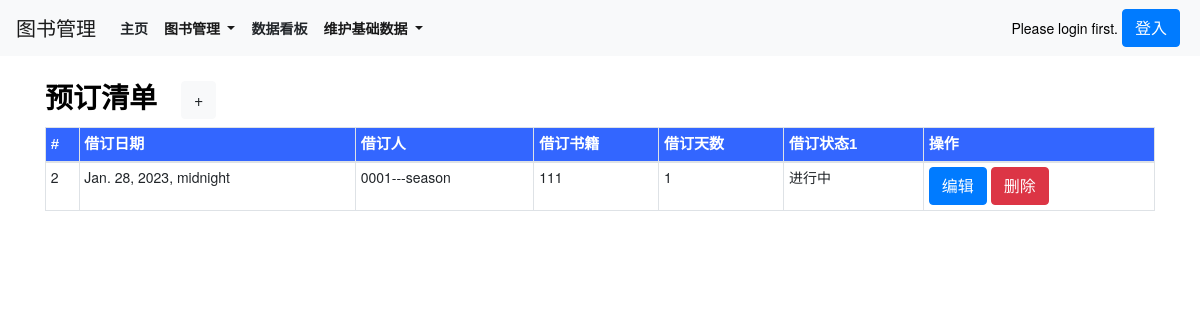
Page /theBorrowlist_show/ on the earlier database version.
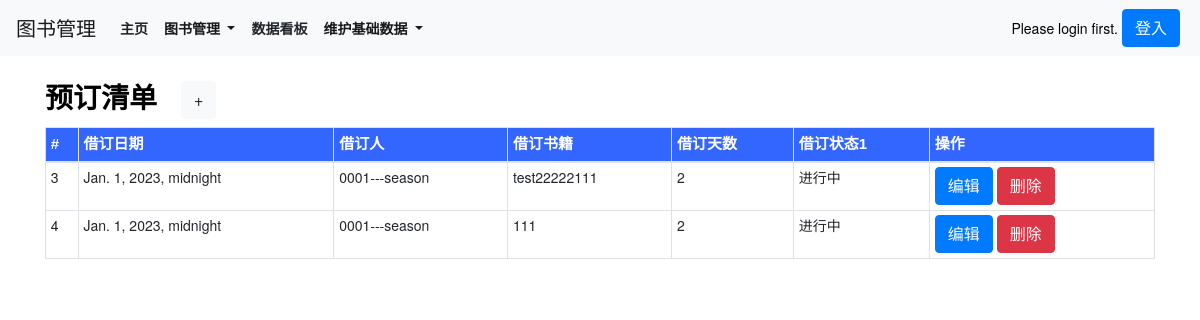
Same page on the later database version.
### book/models.py (models this page shows, shortened)
class theBorrow(models.Model):
    boid = models.AutoField(primary_key=True)
    theBorrow_datetime = models.DateTimeField(max_length=500,verbose_name=('借订日期'))
    theBorrow_theUser = models.ForeignKey(theUser,on_delete=models.CASCADE,related_name='borrow_theUser',blank=True, null=True,)
    theBorrow_theBook = models.ForeignKey(theBook,on_delete=models.CASCADE,related_name='borrow_theBook')
    theBorrow_duration = models.IntegerField(verbose_name=('借订天数'),blank=True, null=True,)
    theBorrow_status1 = models.CharField(max_length=500, choices=THEBORROWSTATUS_TYPE, verbose_name=('借订状态1'))
    theBorrow_status2 = models.CharField(max_length=500,verbose_name=('借订状态2'),blank=True, null=True,)
    theBorrow_status3 = models.CharField(max_length=500,verbose_name=('借订状态3'),blank=True, null=True,)
    class Meta:
        verbose_name = ('借订')
        verbose_name_plural = ('借订')

class theUser(models.Model):
    uid = models.AutoField(primary_key=True)
    theUser_id = models.CharField(max_length=500,verbose_name=('用户ID'),)
    theUser_name = models.CharField(max_length=500,verbose_name=('用户名称'))
    theUser_logo = models.ImageField(max_length=500, blank=True, null=True, verbose_name=('用户LOGO'),upload_to='images')
    theUser_password = models.CharField(max_length=500,verbose_name=('用户密码'))
    theUser_phone = models.CharField(max_length=500,verbose_name=('用户电话'))
    theUser_status1 = models.CharField(max_length=500,verbose_name=('用户状态1'),choices=THEUSERSTATUS_TYPE)
    theUser_status2 = models.CharField(max_length=500,verbose_name=('用户状态2'),blank=True, null=True,)
    theUser_status3 = models.CharField(max_length=500,verbose_name=('用户状态3'),blank=True, null=True,)
    class Meta:
        verbose_name = ('自定义用户')
        verbose_name_plural = ('自定义用户')
    def __str__(self):
        return str(self.theUser_id) + '---' + str(self.theUser_name)

class theBook(models.Model):
    bid = models.AutoField(primary_key=True)
    theBook_name = models.CharField(max_length=500,verbose_name=('图书名称'),)
    theBook_location = models.ForeignKey(location,blank=True, null=True, on_delete=models.CASCADE,related_name='Book_location')
    theBook_type = models.CharField(max_length=500, verbose_name=('电子书/纸质书'),choices=THEBOOK_TYPE,)
    theBook_category = models.ForeignKey(category,blank=True, null=True, on_delete=models.CASCADE,related_name='Book_category')
    theBook_logo = models.ImageField(max_length=500, verbose_name=('图书照片1'),upload_to='images/')
    theBook_attachment = models.FileField(max_length=10000,verbose_name=('图书附件(备用)'),blank=True, null=True,upload_to='file')
    theBook_status1 = models.CharField(max_length=500,verbose_name=('图书状态1'),choices=THESTATUS_TYPE,)
    theBook_status2 = models.CharField(max_length=500,verbose_name=('图书状态2(备用)'),blank=True, null=True,)
    theBook_status3 = models.CharField(max_length=500,verbose_name=('图书状态3(备用)'),blank=True, null=True,)
    theBook_id = models.CharField(max_length=500,verbose_name=('图书编号(备用)'),)
    theBook_information1 = models.TextField(max_length=10000,verbose_name=('图书信息1'),blank=True, null=True,)
    theBook_information2 = models.TextField(max_length=10000,verbose_name=('图书信息2(备用)'),blank=True, null=True,)
    theBook_information3 = models.TextField(max_length=10000,verbose_name=('图书信息3(备用)'),blank=True, null=True,)
    theBook_information4 = models.TextField(max_length=10000,verbose_name=('图书信息4(备用)'),blank=True, null=True,)
    theBook_information5 = models.TextField(max_length=10000,verbose_name=('图书信息5(备用)'),blank=True, null=True,)
    class Meta:
        verbose_name = ('图书')
        verbose_name_plural = ('图书')
    def __str__(self):
        return str(self.theBook_name)

### book/views.py (the view)
# urls.py: path('theBorrowlist_show/', views.theBorrowlist_show, name='theBorrowlist_show'),
def theBorrowlist_show(request):
    theBorrowlist = theBorrow.objects.all()
    context = {
        'theBorrowlist':theBorrowlist,
    }
    return render(request,'theBorrowlist_show.html',context)

### templates/theBorrowlist_show.html (shortened to what this page needs)
{% extends 'base.html' %}
{% load static %}
{% block body_block %}
<div class="container">
    <div class="row py-4 align-items-center">
        <div class="col-lg-12 col-md-12 mt-0 table-responsive"  style="background-color: #fff;">
            <h3 class="font-weight-bold">预订清单<a class="ml-4 btn btn-light" href="/theBorrowlist_new/">+</a></h3>
            <table class="table table-striped table-sm table-bordered ">
                <thead>
                    <tr style="color:White;background-color:#3366FF;font-family:微軟正黑體,Tahoma,Arial,微軟雅黑體;font-size:15px;">
                        <th scope="col">#</th>
                        <th scope="col">借订日期</th>
                        <th scope="col">借订人</th>
                        <th scope="col">借订书籍</th>
                        <th scope="col">借订天数</th>
                        <th scope="col">借订状态1</th>
                        <th scope="col">操作</th>
                    </tr>
                </thead>
                {% for theBorrow in theBorrowlist %}
                    <td>{{ theBorrow.boid }}</td>
                    <td>{{ theBorrow.theBorrow_datetime }}</td>
                    <td>{{ theBorrow.theBorrow_theUser }}</td>
                    <td>{{ theBorrow.theBorrow_theBook }}</td>
                    <td>{{ theBorrow.theBorrow_duration }}</td>
                    <td>{{ theBorrow.theBorrow_status1 }}</td>
                    <td>
                        <a class="btn btn-primary btn-xs" href="/theBorrowlist_edit/{{ theBorrow.boid }}/">编辑</a>
                        <a class="btn btn-danger btn-xs" href="/theBorrowlist_delete/{{ theBorrow.boid }}/">删除</a>
                    </td>
                {% endfor %}
            </table>
        </div>
    </div>
</div>
<br>
<br>
<br>
<br>
<br>
{% endblock %}

Differences in the rows shown:
removed theBorrow: boid "2", theBorrow_datetime "Jan. 28, 2023, midnight", theBorrow_theUser "0001---season", theBorrow_theBook "111", theBorrow_duration "1", theBorrow_status1 "进行中"
added theBorrow: boid "3", theBorrow_datetime "Jan. 1, 2023, midnight", theBorrow_theUser "0001---season", theBorrow_theBook "test22222111", theBorrow_duration "2", theBorrow_status1 "进行中"
added theBorrow: boid "4", theBorrow_datetime "Jan. 1, 2023, midnight", theBorrow_theUser "0001---season", theBorrow_theBook "111", theBorrow_duration "2", theBorrow_status1 "进行中"
